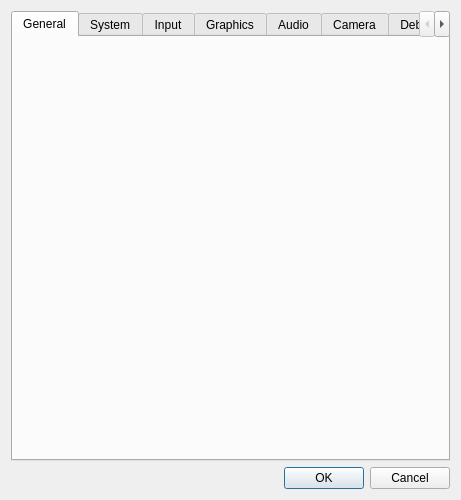
<?xml version="1.0" encoding="UTF-8"?>
<ui version="4.0">
 <class>ConfigureDialog</class>
 <widget class="QDialog" name="ConfigureDialog">
  <property name="geometry">
   <rect>
    <x>0</x>
    <y>0</y>
    <width>461</width>
    <height>500</height>
   </rect>
  </property>
  <property name="windowTitle">
   <string>Citra Configuration</string>
  </property>
  <layout class="QVBoxLayout" name="verticalLayout">
   <item>
    <widget class="QTabWidget" name="tabWidget">
     <property name="currentIndex">
      <number>0</number>
     </property>
     <widget class="ConfigureGeneral" name="generalTab">
      <attribute name="title">
       <string>General</string>
      </attribute>
     </widget>
     <widget class="ConfigureSystem" name="systemTab">
      <attribute name="title">
       <string>System</string>
      </attribute>
     </widget>
     <widget class="ConfigureInput" name="inputTab">
      <attribute name="title">
       <string>Input</string>
      </attribute>
     </widget>
     <widget class="ConfigureGraphics" name="graphicsTab">
      <attribute name="title">
       <string>Graphics</string>
      </attribute>
     </widget>
     <widget class="ConfigureAudio" name="audioTab">
      <attribute name="title">
       <string>Audio</string>
      </attribute>
     </widget>
     <widget class="ConfigureCamera" name="cameraTab">
       <attribute name="title">
        <string>Camera</string>
       </attribute>
      </widget>
     <widget class="ConfigureDebug" name="debugTab">
      <attribute name="title">
       <string>Debug</string>
      </attribute>
     </widget>
     <widget class="ConfigureWeb" name="webTab">
      <attribute name="title">
       <string>Web</string>
      </attribute>
     </widget>
    </widget>
   </item>
   <item>
    <widget class="QDialogButtonBox" name="buttonBox">
     <property name="standardButtons">
      <set>QDialogButtonBox::Cancel|QDialogButtonBox::Ok</set>
     </property>
    </widget>
   </item>
  </layout>
 </widget>
 <customwidgets>
  <customwidget>
   <class>ConfigureGeneral</class>
   <extends>QWidget</extends>
   <header>configuration/configure_general.h</header>
   <container>1</container>
  </customwidget>
  <customwidget>
   <class>ConfigureSystem</class>
   <extends>QWidget</extends>
   <header>configuration/configure_system.h</header>
   <container>1</container>
  </customwidget>
  <customwidget>
   <class>ConfigureAudio</class>
   <extends>QWidget</extends>
   <header>configuration/configure_audio.h</header>
   <container>1</container>
  </customwidget>
  <customwidget>
     <class>ConfigureCamera</class>
    <extends>QWidget</extends>
    <header>configuration/configure_camera.h</header>
    <container>1</container>
   </customwidget>
   <customwidget>
   <class>ConfigureDebug</class>
   <extends>QWidget</extends>
   <header>configuration/configure_debug.h</header>
   <container>1</container>
  </customwidget>
  <customwidget>
   <class>ConfigureInput</class>
   <extends>QWidget</extends>
   <header>configuration/configure_input.h</header>
   <container>1</container>
  </customwidget>
  <customwidget>
   <class>ConfigureGraphics</class>
   <extends>QWidget</extends>
   <header>configuration/configure_graphics.h</header>
   <container>1</container>
  </customwidget>
  <customwidget>
   <class>ConfigureWeb</class>
   <extends>QWidget</extends>
   <header>configuration/configure_web.h</header>
   <container>1</container>
  </customwidget>
 </customwidgets>
 <resources/>
 <connections>
  <connection>
   <sender>buttonBox</sender>
   <signal>accepted()</signal>
   <receiver>ConfigureDialog</receiver>
   <slot>accept()</slot>
   <hints>
    <hint type="sourcelabel">
     <x>220</x>
     <y>380</y>
    </hint>
    <hint type="destinationlabel">
     <x>220</x>
     <y>200</y>
    </hint>
   </hints>
  </connection>
  <connection>
   <sender>buttonBox</sender>
   <signal>rejected()</signal>
   <receiver>ConfigureDialog</receiver>
   <slot>reject()</slot>
   <hints>
    <hint type="sourcelabel">
     <x>220</x>
     <y>380</y>
    </hint>
    <hint type="destinationlabel">
     <x>220</x>
     <y>200</y>
    </hint>
   </hints>
  </connection>
 </connections>
</ui>
